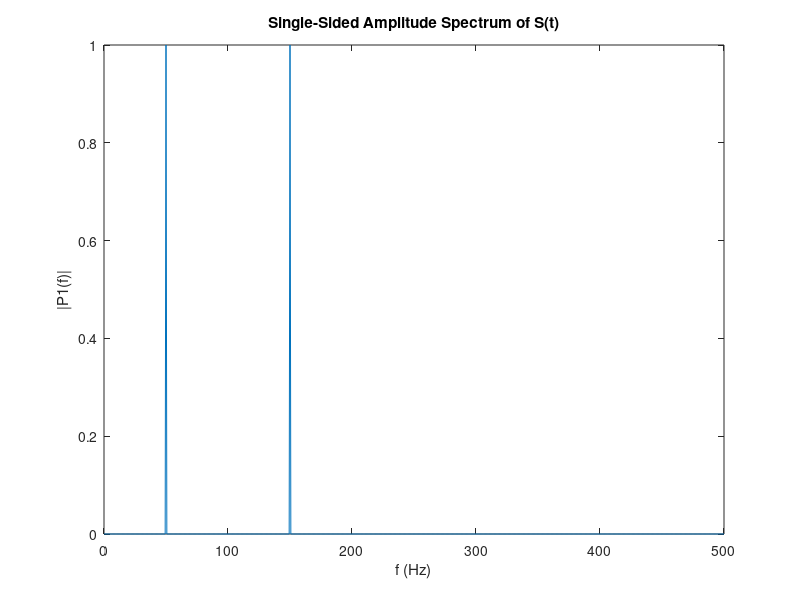

MATLAB code to generate this figure:
Fs = 1000;            % Sampling frequency                    
T = 1/Fs;             % Sampling period       
L = 1500;             % Length of signal
t = (0:L-1)*T;  

sig1 = sin(2*pi*50*t)+sin(2*pi*150*t);
Y = fft(sig1);
P2 = abs(Y/L);
P1 = P2(1:L/2+1);
P1(2:end-1) = 2*P1(2:end-1);
f = Fs*(0:(L/2))/L;

plot(f,P1) 
title('Single-Sided Amplitude Spectrum of S(t)')
xlabel('f (Hz)')
ylabel('|P1(f)|')